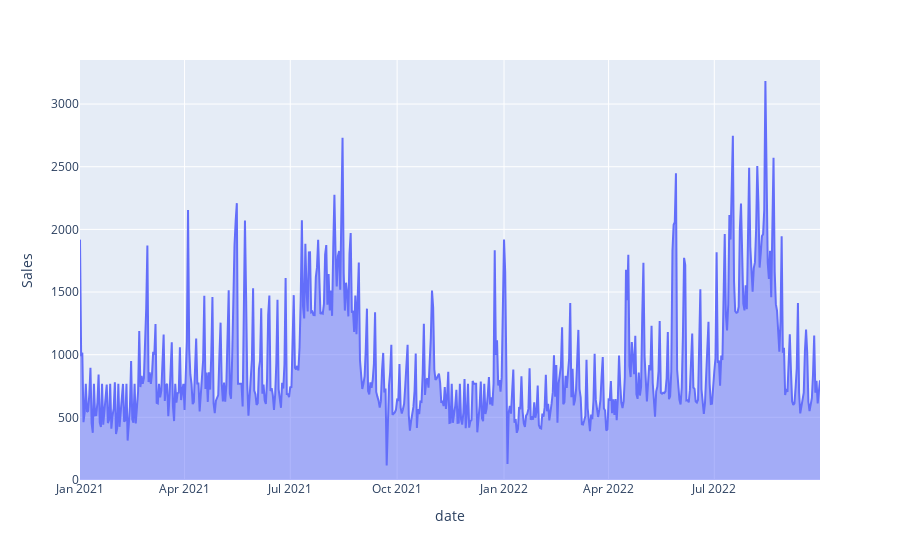

This figure's notebook cell:
### Markdown cell above
## Visualization of Sales

### Code cell
px.area(final_df, x='date', y='Sales')

### Figure 1 — Plotly figure (JSON) as saved in the notebook; plotly's stock layout.template omitted (floating-point values rounded to 4 significant figures; data arrays with more than 128 entries replaced by an {"elided": "..."} marker saying what was removed)
{"data": [{"fillpattern": {"shape": ""}, "hovertemplate": "date=%{x}<br>Sales=%{y}<extra></extra>", "legendgroup": "", "line": {"color": "#636efa"}, "marker": {"symbol": "circle"}, "mode": "lines", "name": "", "orientation": "v", "showlegend": false, "stackgroup": "1", "type": "scatter", "x": {"elided": "638 str values"}, "xaxis": "x", "y": {"elided": "638 float values"}, "yaxis": "y"}], "layout": {"legend": {"tracegroupgap": 0}, "margin": {"t": 60}, "xaxis": {"anchor": "y", "domain": [0, 1], "title": {"text": "date"}}, "yaxis": {"anchor": "x", "domain": [0, 1], "title": {"text": "Sales"}}}}
